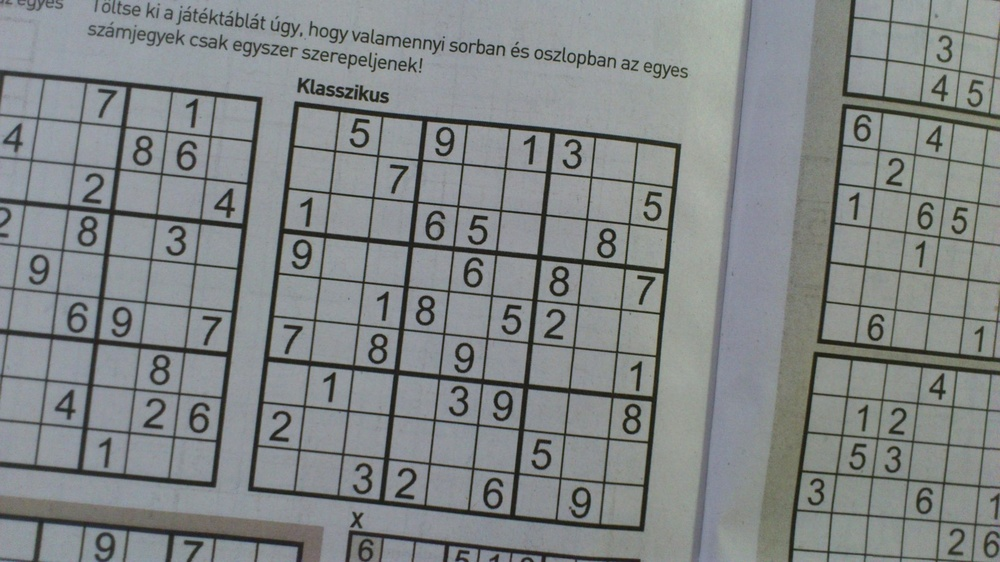
#> input picture practice/Sudoku_h.jpg, 1000 x 562 px, shrunk from 1632 x 918 before the run
$ python 05_03_b_histStretch_gray_np.py   (older library calls are emulated)
#> lines starting #> are read from the running program, lines starting #| are printed output that depends on the picture; after the words box and inside, x2 and y2 are one past the last pixel; in counts of white or black regions, pixels touching at a corner belong together

import cv2
import numpy as np
from matplotlib import pyplot as plt


def draw_histogram(src):
    hist_gray = cv2.calcHist([src], [0], None, [256], [0, 256])
    plt.vlines(np.arange(256), 0, hist_gray)
    # plt.xlim([0, 255])
    plt.ylim([0, np.max(hist_gray)])
    plt.show()


im = cv2.imread('Sudoku_h.jpg', cv2.IMREAD_GRAYSCALE)
#> im: shape (562, 1000); min 20, max 183, mean 133.3
cv2.imshow('im', im)

fig = plt.figure(figsize=(4, 2), dpi=100)
draw_histogram(im)
#> in draw_histogram, `hist_gray = cv2.calcHist([src], [0], None, [256], [0, 256])`: hist_gray = 256 values, max 24475 at index 150, min 0 at index 0, mean 2195.3
#> in draw_histogram, `plt.show()`:
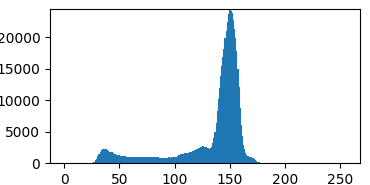
#> figure drawn by matplotlib, 1 panel

th_lower = 100
th_upper = 140
im[im > th_upper] = th_upper
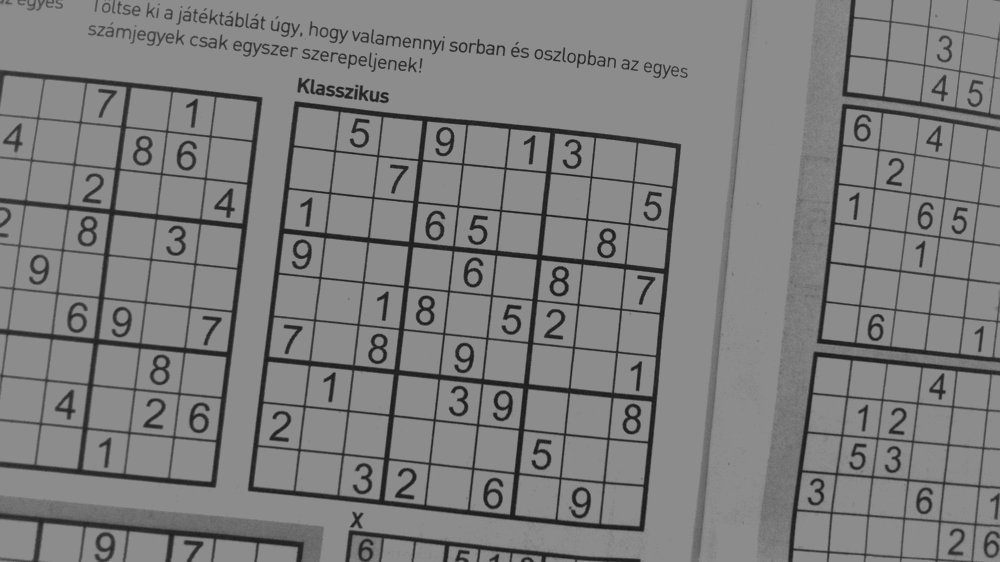
#> im: shape (562, 1000); min 20, max 140, mean 125.9
im[im < th_lower] = th_lower
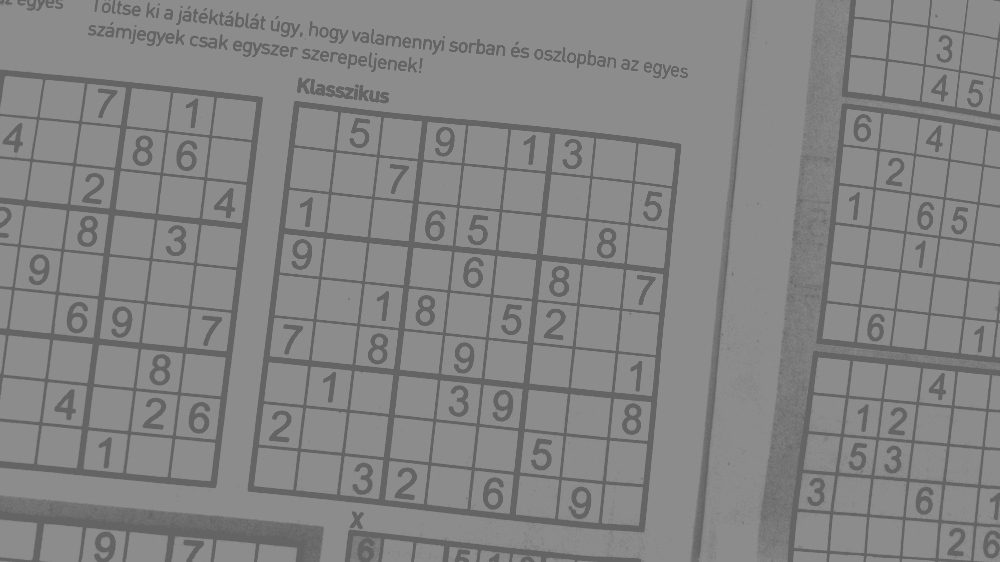
#> im: shape (562, 1000); 14.26% of pixels changed, all inside (x1, y1, x2, y2) = (0, 0, 1000, 562)
hist_stretch = cv2.normalize(im, None, 0, 255, norm_type=cv2.NORM_MINMAX, dtype=cv2.CV_8UC1)
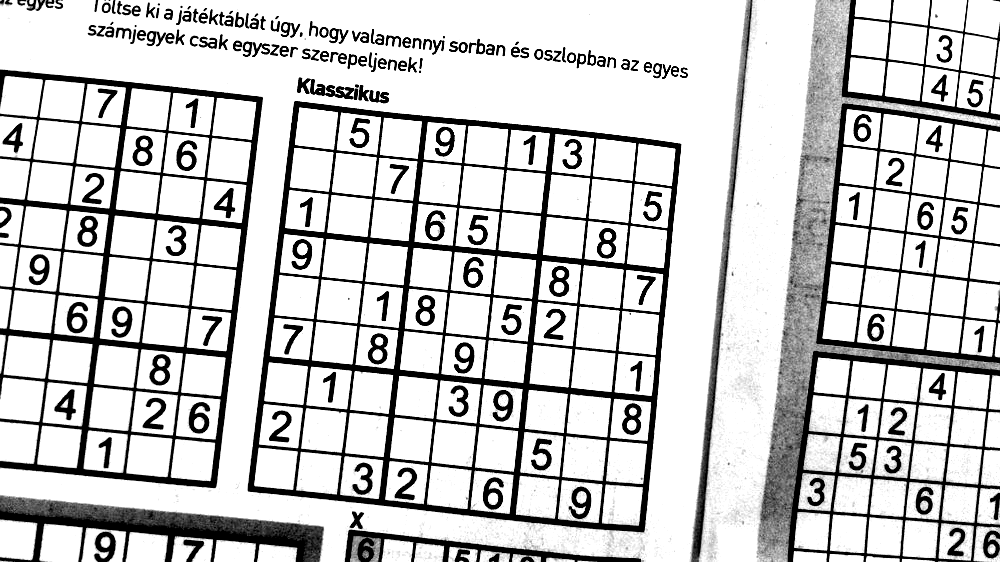
#> hist_stretch: shape (562, 1000); min 0, max 255, mean 202.6

cv2.imshow('im', hist_stretch)
fig2 = plt.figure(figsize=(4, 2), dpi=100)
draw_histogram(hist_stretch)
#> in draw_histogram (call 2), `hist_gray = cv2.calcHist([src], [0], None, [256], [0, 256])`: hist_gray = 256 values, max 389049 at index 255, min 0 at index 1, mean 2195.3
#> in draw_histogram (call 2), `plt.show()`:
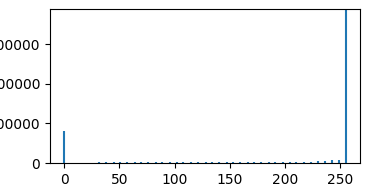
#> figure drawn by matplotlib, 1 panel
